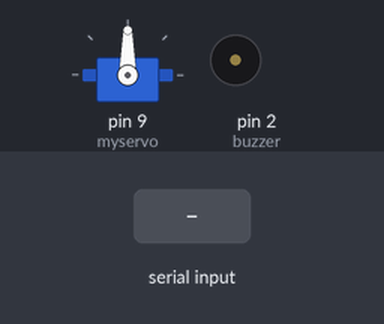
Bench run of a sketch on a simulated Arduino Uno, built with avr-gcc and run on an emulated ATmega328P. On the bench: servo, buzzer (waves = sounding, pin HIGH). Inputs (shaded band) come from the test bench.

Above: at 1.2 s.
1.3 s: byte 30 received over Serial
At 1.6 s:
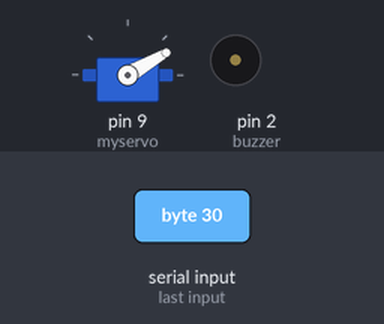
2.8 s: byte 90 received over Serial
At 4.0 s:
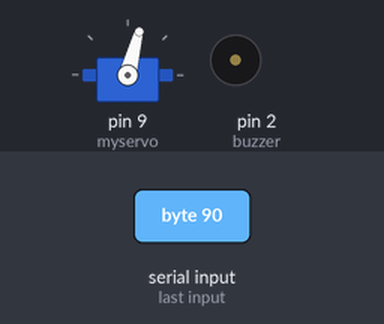
Timing chart, 0 to 5.8 s (numbered marks = the images above; inputs shaded):
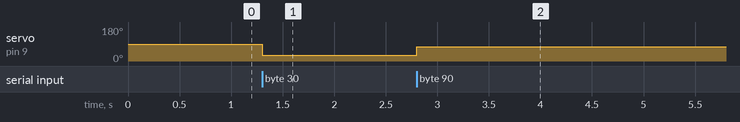

The sketch:

recepteur_arduino_carte.ino
```cpp
#include <Servo.h>

Servo myservo;
int buzzer = 2;

void setup() {
  myservo.attach(9);
  Serial.begin(9600);
  pinMode(buzzer, OUTPUT);
}

void loop() {

 int humidityr = Serial.read();

if(humidityr>=0 && humidityr<20){
  myservo.write(15);
  };
if(humidityr>=20 && humidityr<40){
  myservo.write(30);
  };
 if(humidityr>=40 && humidityr<60){
  myservo.write(45);
};
 if(humidityr>=60 && humidityr<80){
  myservo.write(60);
 };
 if(humidityr>=80 && humidityr<120){
  myservo.write(75);
 };
  if(humidityr>=120 && humidityr<140){
  myservo.write(90);
 };
  if(humidityr>=140 && humidityr<160){
  myservo.write(105);
 };
  if(humidityr>=160 && humidityr<180){
  myservo.write(120);
 };
  if(humidityr>=180 && humidityr<200){
  myservo.write(135);
 };
  if(humidityr>=200 && humidityr<220){
  myservo.write(150);
 };
 if(humidityr>=220 && humidityr<240){
  myservo.write(165);
 };
if(humidityr>=240 && humidityr<=260){
  myservo.write(180);
 };
 }
```

Measured:
- after the input at 1.3 s, servo on pin 9 (myservo): 90° → 30° at once
- after the input at 2.8 s, servo on pin 9 (myservo): 30° → 75° at once
